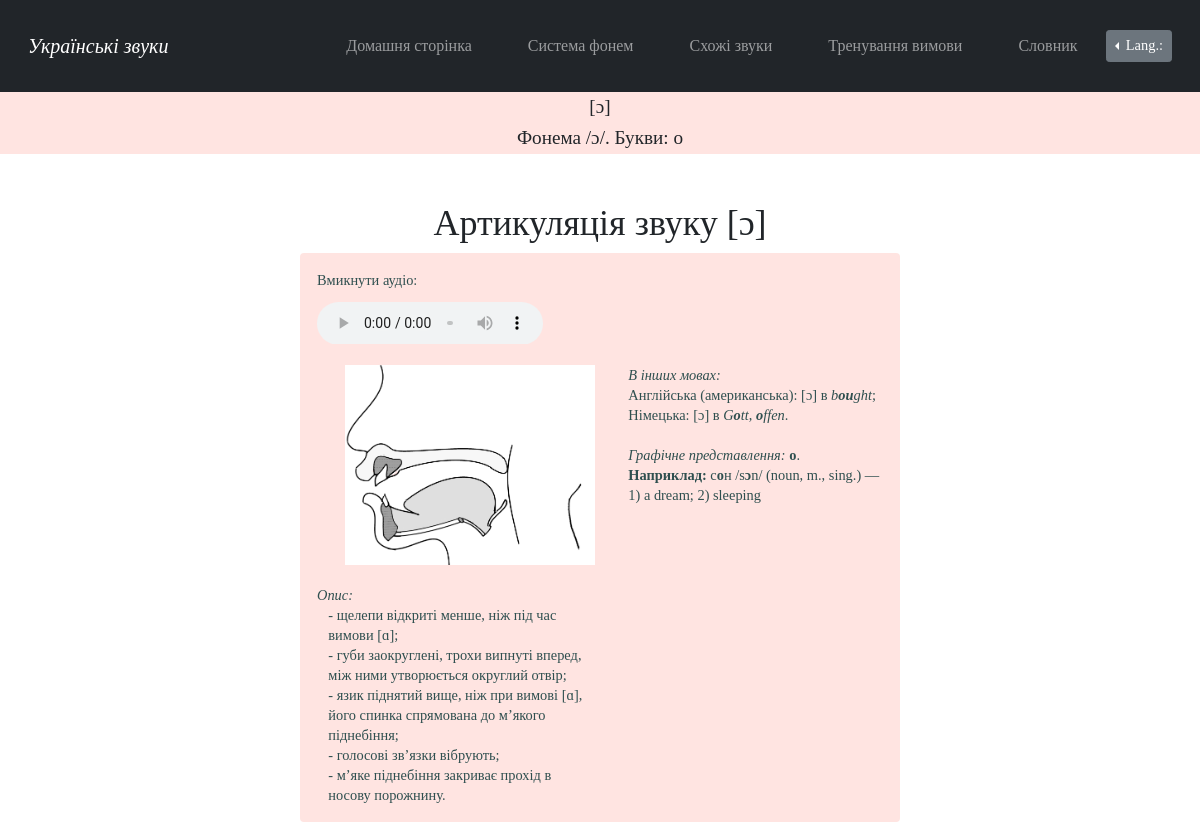
Screenshot of /sound_ɔ with the database file from the repository.
### main/models.py (models this page shows)
class InformationAboutVowels(models.Model):
    id = models.AutoField('id', primary_key=True)
    sound = models.CharField('звук', max_length=5)
    row = models.TextField('ряд', default='')
    description = models.TextField('опис вимови')
    eng_description = models.TextField('англ. опис вимови', default='')
    image = models.ImageField('ілюстрація вимови', upload_to="media")
    audio = models.FileField(upload_to='documents/', default='')
    male_audio = models.FileField(upload_to='documents/', default='')

### main/views.py (called while the page is built)
def sound_o(request):
    information = InformationAboutVowels.objects.filter(sound__contains='ɔ')
    return render(request, 'main/sound_o.html', {'information': information})

### main/templates/main/sound_o.html (shortened to what this page needs)
{% extends 'main/pattern_for_vowels.html' %}
{% load i18n %}
{% load static %}
{% block lang_switch %}
<div class="dropleft">
      <button class="btn btn-secondary btn-sm dropdown-toggle" type="button" id="dropdownMenuButton"
              data-toggle="dropdown" aria-haspopup="true" aria-expanded="false">
        {% translate "Lang.:" %}
      </button>
            {% get_current_language as LANGUAGE_CODE %}
            {% get_available_languages as LANGUAGES %}
            {% get_language_info_list for LANGUAGES as languages %}
    </div>
{% endblock %}
{% block sound %}[ɔ]{% endblock %}
{% block phoneme %}/ɔ/{% endblock %}
{% block letter %}о{% endblock %}
{% block examples %}<i>{% translate "In other languages:" %}</i>
{% translate "English (American):" %} [ɔ] {% translate "in" %} <i>b<b>ou</b>ght</i>;
{% translate "German:" %} [ɔ] {% translate "in" %} <i>G<b>o</b>tt</i>, <i><b>o</b>ffen</i>.
<i>{% translate "Pertinent letter/s" %}:</i> <b>o</b>.
<b>{% translate "For example" %}:</b> с<b>о</b>н /s<b>ɔ</b>n/ (noun, m., sing.) — 1) a dream; 2) sleeping
{% endblock %}

### main/templates/main/pattern_for_vowels.html (shortened to what this page needs)
{% extends 'main/pattern.html' %}
{% load i18n %}
{% load static %}
{% block stylesheet %}<link rel="stylesheet" href="{% static 'main/css/pattern_separate_sounds.css' %}">{% endblock %}
{% block content %}
<main>
    <div class="header">
        <h2>{% block sound %}{% endblock %}</h2>
        <h3>{% translate "Phoneme" %} {% block phoneme %}{% endblock %}.
            {% translate "Letters:" %} {% block letter %}{% endblock %}</h3>
    </div>
    <div class="main_content">
        {% for el in information%}
        {% get_current_language as LANGUAGE_CODE %}
        <h3>{% translate "Articulation of the sound" %} {{el.sound}}</h3>
            <div class="alert alert-custom  fade in alert-dismissable show mt-2">
                <figure><figcaption>{% translate "Play the audio:" %}</figcaption>
                    <audio controls src={{el.audio.url}}>
                    </audio>
                </figure>
                <img src={{el.image.url}} alt="Звук">
                <p class="examples" id="examples">{% block examples %}{% endblock %}<br></p>
                <p><i>{% translate "Description:" %}</i></p>
                {% if LANGUAGE_CODE == "uk" %}
                    <p class = "description" id="description">{{el.description}}</p>
                {%else%}
                    <p class = "description" id="description2">{{el.eng_description}}</p>
                {%endif%}
            </div>
        {%endfor%}
    </div>
</main>
{% endblock %}

### main/static/main/css/pattern.css (style rules this page uses)
body { background: white; font-family: Garamond, Baskerville, "Baskerville Old Face", "Hoefler Text", "Times New Roman", serif; font-style: normal; font-variant: normal; font-weight: 400; line-height: 20px; }
.dropleft { padding-top:20px; padding-bottom:20px; }
.btn { font-size: .9em; }

### main/static/main/css/pattern_separate_sounds.css (style rules this page uses)
.header { text-align: center; background: #FFE4E1; width: 100%; height: 4em; padding-top: .3em; }
.header > h2, h3 { text-align: center; font-size: 1.2em; }
.main_content { margin-top: 4vw; font-size: .9em; margin-left: auto; margin-right: auto; }
.main_content > h3 { text-align: center; font-size: 3vw; }
.main_content img { margin-left: 5%; margin-bottom: 20px; width:250px; height:200px; }
.main_content p { white-space: pre-line; font-size: 1em; }
.alert-custom { background-color:#FFE4E1; color:#2F4F4F; }
.alert-custom > p { margin-bottom:0px; }
@media screen and (min-width:601px) { .header { margin-top: 50px; } }
@media screen and (min-width:601px) { .main_content { width: 80%; } }
@media screen and (min-width:601px) { .alert-custom { background-color: ; } }
@media screen and (min-width:601px) { audio { width: 50%; padding-top:2%; } }
@media screen and (min-width:768px) { .header { margin-top: 110px; } }
@media screen and (min-width:768px) { .alert-custom { background-color: ; } }
@media screen and (min-width:768px) { audio { width: 40%; } }
@media screen and (min-width:768px) { .examples { float: right; width: 45%; } }
@media screen and (min-width:768px) { .description { width: 45%; margin-left:2%; } }
@media screen and (min-width:980px) { .header { margin-top: 90px; } }
@media screen and (min-width:980px) { .main_content { width: 65%; } }
@media screen and (min-width:980px) { .alert-custom { background-color: ; } }
@media screen and (min-width:980px) { audio { width: 40%; } }
@media screen and (min-width:1200px) { .main_content { width: 50%; } }
@media screen and (min-width:1200px) { .alert-custom { background-color:; } }

### rows the page displays
InformationAboutVowels: sound "[ɔ]", image (picture), description "- щелепи відкриті менше, ніж під час вимови [ɑ]; - губи заокруглені, трохи випнуті вперед, між ними утворюється округлий отвір; - язик піднятий вище, ніж при вимові [ɑ], його спинка спрямована до м’якого піднебіння; - голосові зв’язки вібрують; - м’яке піднебіння закриває прохід в носову порожнину."
